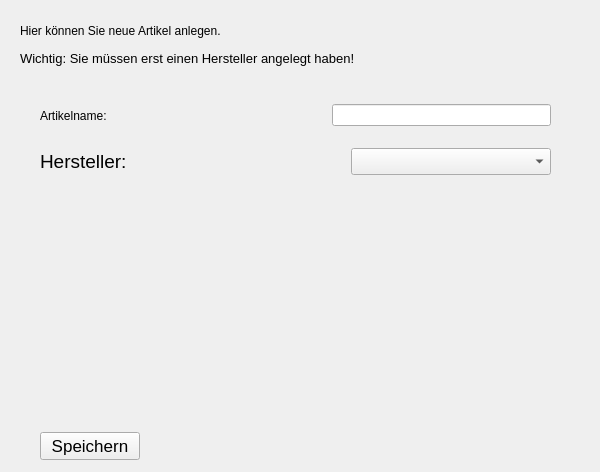
            <widget class="QWidget" name="tab_2">
             <attribute name="title">
              <string>Artikel</string>
             </attribute>
             <widget class="QLabel" name="label_18">
              <property name="geometry">
               <rect>
                <x>20</x>
                <y>20</y>
                <width>461</width>
                <height>21</height>
               </rect>
              </property>
              <property name="text">
               <string>Hier können Sie neue Artikel anlegen.</string>
              </property>
             </widget>
             <widget class="QLabel" name="label_19">
              <property name="geometry">
               <rect>
                <x>20</x>
                <y>50</y>
                <width>441</width>
                <height>16</height>
               </rect>
              </property>
              <property name="font">
               <font>
                <pointsize>10</pointsize>
               </font>
              </property>
              <property name="text">
               <string>Wichtig: Sie müssen erst einen Hersteller angelegt haben!</string>
              </property>
             </widget>
             <widget class="QWidget" name="layoutWidget">
              <property name="geometry">
               <rect>
                <x>40</x>
                <y>100</y>
                <width>511</width>
                <height>31</height>
               </rect>
              </property>
              <layout class="QHBoxLayout" name="horizontalLayout_22">
               <item>
                <widget class="QLabel" name="label_22">
                 <property name="text">
                  <string>Artikelname:</string>
                 </property>
                </widget>
               </item>
               <item>
                <spacer name="horizontalSpacer_24">
                 <property name="orientation">
                  <enum>Qt::Horizontal</enum>
                 </property>
                 <property name="sizeHint" stdset="0">
                  <size>
                   <width>40</width>
                   <height>20</height>
                  </size>
                 </property>
                </spacer>
               </item>
               <item>
                <widget class="QLineEdit" name="t_name_a">
                 <property name="minimumSize">
                  <size>
                   <width>200</width>
                   <height>0</height>
                  </size>
                 </property>
                 <property name="maximumSize">
                  <size>
                   <width>400</width>
                   <height>16777215</height>
                  </size>
                 </property>
                </widget>
               </item>
              </layout>
             </widget>
             <widget class="QWidget" name="layoutWidget_2">
              <property name="geometry">
               <rect>
                <x>40</x>
                <y>146</y>
                <width>511</width>
                <height>31</height>
               </rect>
              </property>
              <layout class="QHBoxLayout" name="horizontalLayout_23">
               <item>
                <widget class="QLabel" name="label_23">
                 <property name="font">
                  <font>
                   <pointsize>14</pointsize>
                  </font>
                 </property>
                 <property name="text">
                  <string>Hersteller:</string>
                 </property>
                </widget>
               </item>
               <item>
                <spacer name="horizontalSpacer_25">
                 <property name="orientation">
                  <enum>Qt::Horizontal</enum>
                 </property>
                 <property name="sizeType">
                  <enum>QSizePolicy::Expanding</enum>
                 </property>
                 <property name="sizeHint" stdset="0">
                  <size>
                   <width>50</width>
                   <height>20</height>
                  </size>
                 </property>
                </spacer>
               </item>
               <item>
                <widget class="QComboBox" name="cb_producer_a">
                 <property name="minimumSize">
                  <size>
                   <width>200</width>
                   <height>0</height>
                  </size>
                 </property>
                 <property name="maximumSize">
                  <size>
                   <width>400</width>
                   <height>16777215</height>
                  </size>
                 </property>
                 <property name="font">
                  <font>
                   <pointsize>12</pointsize>
                  </font>
                 </property>
                </widget>
               </item>
              </layout>
             </widget>
             <widget class="QWidget" name="layoutWidget_3">
              <property name="geometry">
               <rect>
                <x>40</x>
                <y>430</y>
                <width>551</width>
                <height>33</height>
               </rect>
              </property>
              <layout class="QHBoxLayout" name="horizontalLayout_25">
               <item>
                <widget class="QPushButton" name="b_create_article">
                 <property name="minimumSize">
                  <size>
                   <width>100</width>
                   <height>0</height>
                  </size>
                 </property>
                 <property name="maximumSize">
                  <size>
                   <width>200</width>
                   <height>16777215</height>
                  </size>
                 </property>
                 <property name="font">
                  <font>
                   <pointsize>13</pointsize>
                  </font>
                 </property>
                 <property name="text">
                  <string>Speichern</string>
                 </property>
                </widget>
               </item>
               <item>
                <spacer name="horizontalSpacer_27">
                 <property name="orientation">
                  <enum>Qt::Horizontal</enum>
                 </property>
                 <property name="sizeHint" stdset="0">
                  <size>
                   <width>40</width>
                   <height>20</height>
                  </size>
                 </property>
                </spacer>
               </item>
              </layout>
             </widget>
            </widget>
